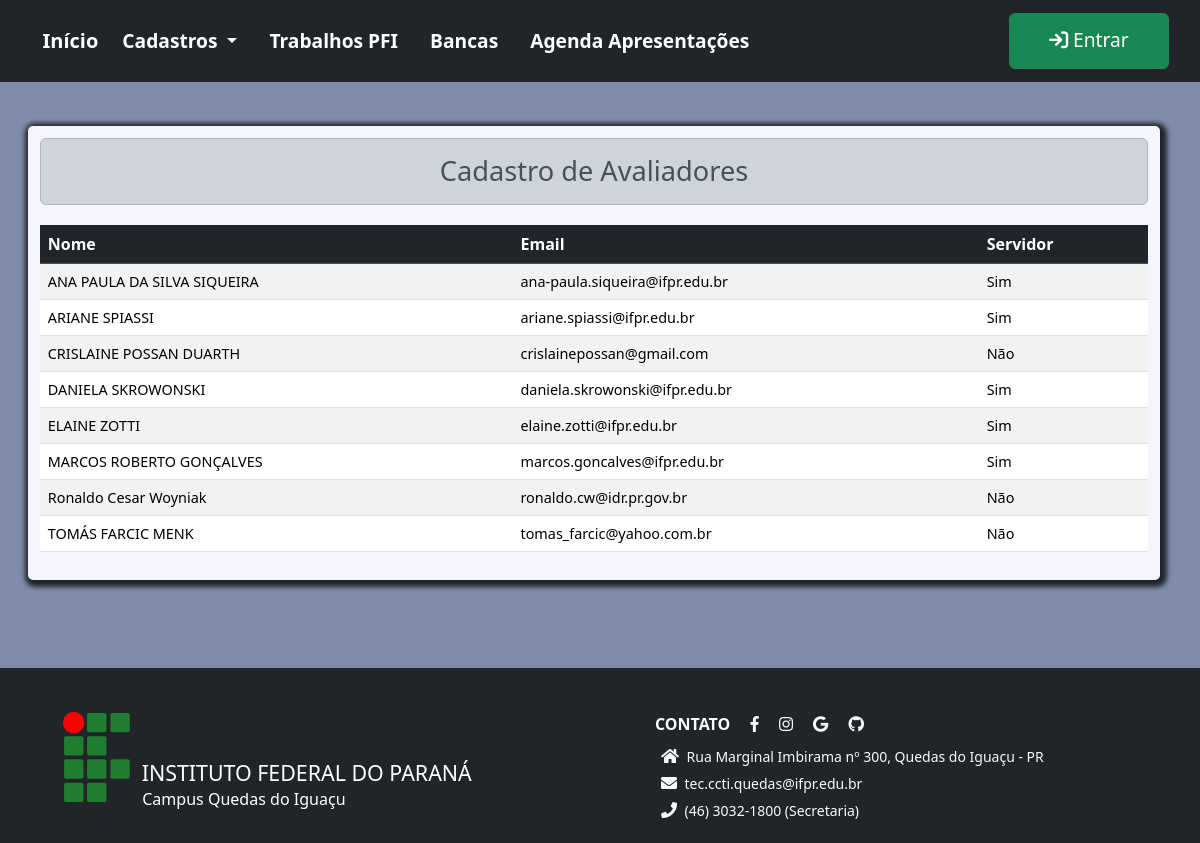
The page /avaliadores/listar/ on the database as committed earlier.
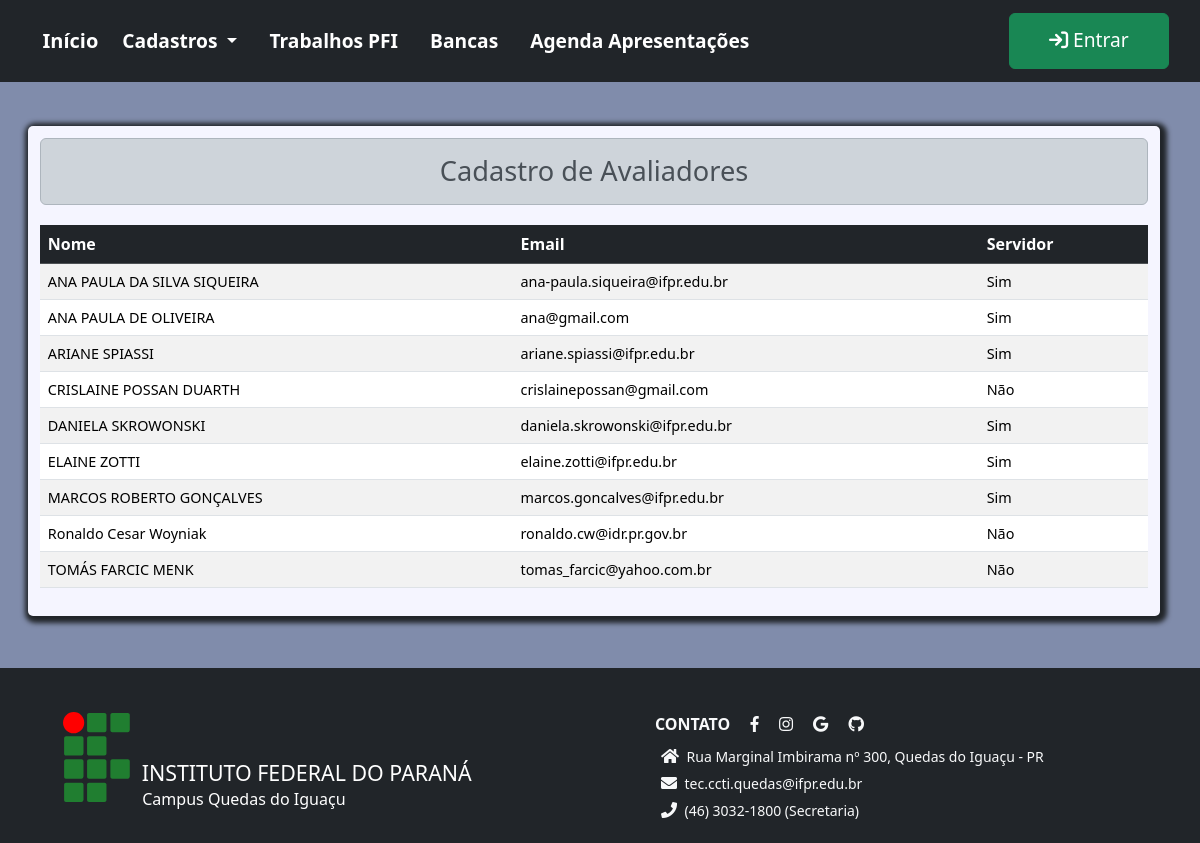
The same page on the database as committed later.
### pfi/models.py (models this page shows, shortened)
class Avaliador(User):
    nome = models.CharField(max_length=150, null=False, blank=False)
    telefone = models.CharField(verbose_name='Telefone', max_length=15, null=True, blank=True, help_text= 'Informe um telefone ou celular para contato')
    servidor_ifpr = models.BooleanField(verbose_name='Servidor do IFPR', default=True, help_text= 'Marque essa opção caso seja Servidor do IFPR')

### pfi/views.py (the view)
# urls.py: path('avaliadores/listar/', views.ListAvaliadores.as_view(), name='avaliadores'),
class ListAvaliadores(ListView):
    template_name = 'avaliador_list.html'
    model = Avaliador
    queryset = Avaliador.objects.filter(is_active = True, docente__isnull = True).order_by(Lower('nome'))
    ordering = ['nome']
    context_object_name = 'avaliadores'
    extra_context = {'form_titulo':'Cadastro de Avaliadores'}

### pfi/templates/avaliador_list.html (shortened to what this page needs)
{% extends 'page.html' %}
{% block conteudo %}
<div class="content container ">
    <h2 class="text-center alert alert-dark">
        {{form_titulo}}
    </h2>
    <div class="row">
        <div class="col-md-12 mt-1 table-responsive">
            <table class="table table-hover table-striped">
                <thead class='table-dark'>
                    <tr>
                        <th>Nome</th>
                        <th>Email</th>
                        <th>Servidor</th>
                    </tr>
                </thead>
                <tbody class='bg-light'>
                    {% for avaliador in avaliadores %}
                    <tr>
                        <td>{{avaliador.nome}}</td>
                        <td>{{avaliador.email}}</td>
                        <td>{% if avaliador.servidor_ifpr %}
                                Sim
                            {% else %}
                                Não
                            {% endif %}
                        </td>
                    </tr>
                    {%empty%}
                    <p>Nenhum avaliador cadastrado!</p>
                    {% endfor %}
                </tbody>
            </table>
        </div>
    </div>
</div>
{% endblock conteudo %}

Rows that differ between the two databases and show on the page:
added Avaliador: nome "ANA PAULA DE OLIVEIRA", email "ana@gmail.com", servidor_ifpr "Sim"
